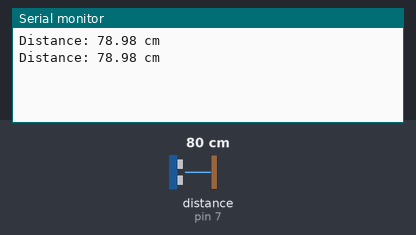
Simulated run of this sketch. Board: Arduino Uno, built with avr-gcc and run on an emulated ATmega328P. Shown: the last lines printed to the serial monitor. Wiring (inferred from the names in the program): ultrasonic range finder: trigger pin 6; echo pin 7. Inputs (shaded band) come from the test bench; at power-on: distance to the obstacle (sensor on pin 7) 80 cm. The echo pulse lasts 58.3 µs per cm.

Above: at 1.8 s.
1.9 s: distance to the obstacle (sensor on pin 7) set to 60 cm
At 2.8 s:
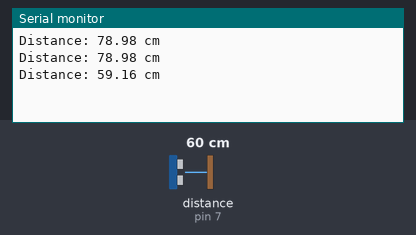
3.4 s: distance to the obstacle (sensor on pin 7) set to 35 cm
At 4.8 s:
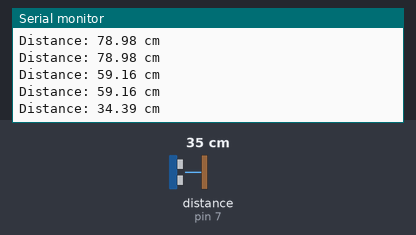
Timing chart, 0 to 6.4 s (numbered marks = the images above; inputs shaded):
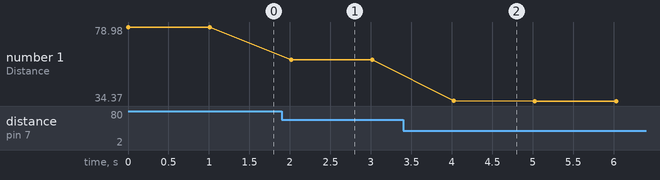

Measured:
- after the input at 1.9 s, the serial monitor: prints a new line after 0.12 s (image 1)
- after the input at 3.4 s, the serial monitor: prints a new line after 0.62 s (image 2)
- plotted number 1: 78.98 → 59.16 after the input at 1.9 s, 59.16 → 34.39 after the input at 3.4 s

The sketch:

ULTRASONICSENSORTEST.ino
```cpp
int trigPin = 6;
int echoPin = 7;

long duration;
float distance;
float lastDistance = 0;

void setup() {
  pinMode(trigPin, OUTPUT);
  pinMode(echoPin, INPUT);
  Serial.begin(9600);
}

void loop() {

  digitalWrite(trigPin, LOW);
  delayMicroseconds(2);

  digitalWrite(trigPin, HIGH);
  delayMicroseconds(10);
  digitalWrite(trigPin, LOW);

  duration = pulseIn(echoPin, HIGH, 12000);

  if (duration == 0) return;

  distance = duration * 0.034 / 2;

  // Ignore crazy jump
  if (abs(distance - lastDistance) > 25 && lastDistance != 0) {
    distance = lastDistance;
  }

  lastDistance = distance;

  Serial.print("Distance: ");
  Serial.print(distance);
  Serial.println(" cm");

  delay(1000);
}
```
